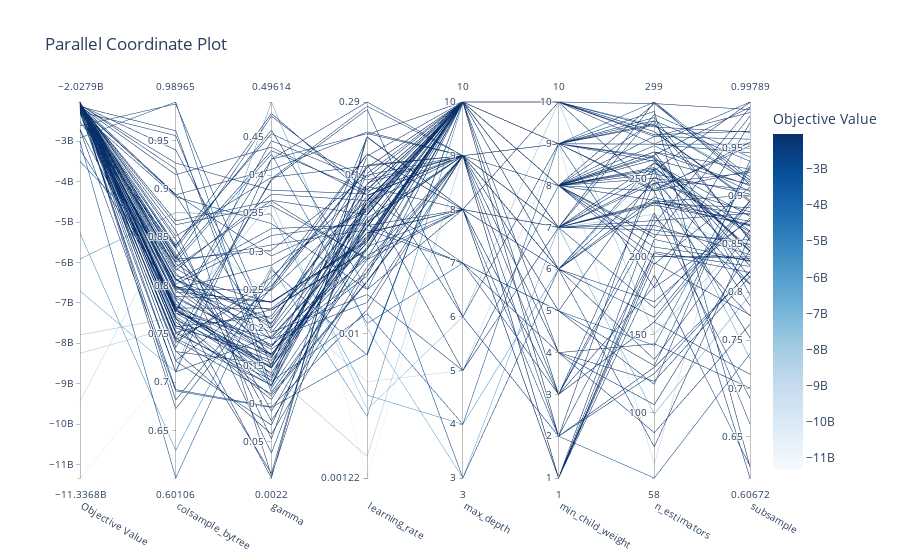

The notebook cell saved with this chart:
### Code cell
plot_parallel_coordinate(study)
